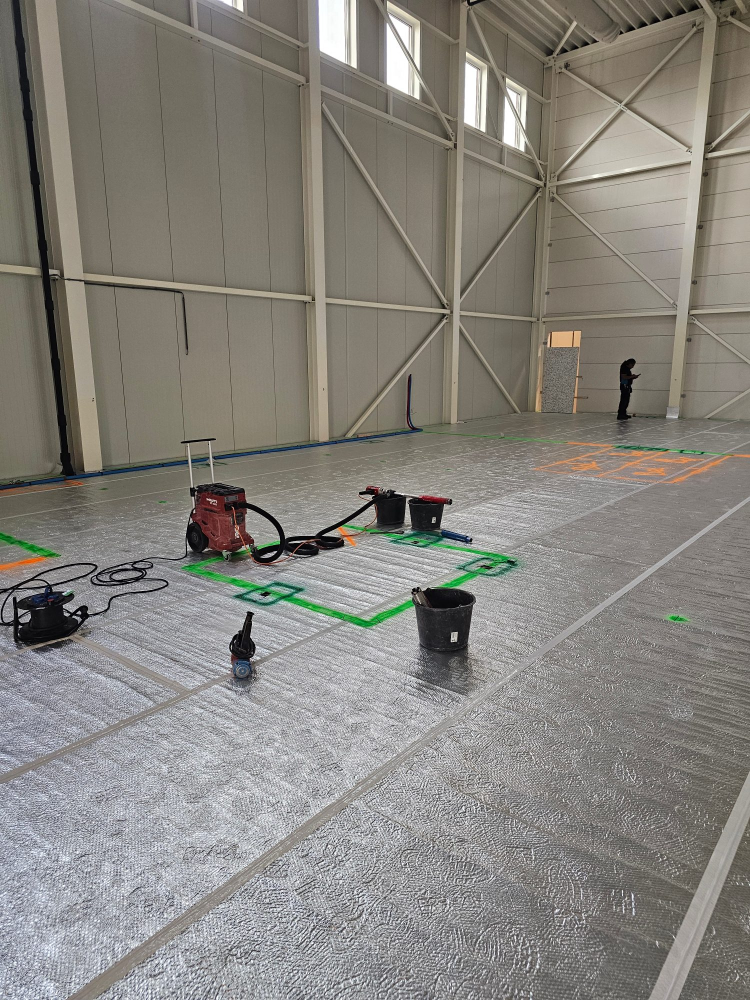
#> input picture bronmateriaal/projectfotos/bedrijfshal-berkel-en-rodenrijs/01.jpg, 1500 x 2000 px (shown at 1/2 size)
$ python projectfotos.py
#> lines starting #> are read from the running program, lines starting #| are printed output that depends on the picture
#!/usr/bin/env python3
"""Maakt de webversies van de projectfoto's.

Bron (onaangeroerd):  bronmateriaal/projectfotos/<project-id>/<nr>.jpg
Uitvoer (voor de site): static/img/projecten/<project-id>/<nr>-<code>-640.webp
                                                          <nr>-<code>-960.webp
                                                          <nr>-<code>-1280.webp
                                                          <nr>-<code>-groot.webp
                        static/img/projecten/fotos.json   (afmetingen en code per foto)

<code> is een korte vingerafdruk van de inhoud. Krijgt een nummer een andere
foto (de klant heeft de volgorde aangepast), dan krijgt die foto ook een andere
bestandsnaam en toont geen enkele browser of cache nog de oude foto. Webversies
die niet meer bij een bronfoto horen, worden opgeruimd.

De foto's worden alleen verkleind en als WebP opgeslagen: geen filters, geen
uitsneden. Opnamegegevens (EXIF) gaan niet mee naar de webversie.

Uitzondering (ONHERKENBAAR hieronder): op een foto van de kinderopvang hangt
een strook met portretfoto's, voornamen en geboortedata van kinderen. Die strook
wordt in de webversie onherkenbaar gemaakt. Het origineel van die foto staat
niet in de (openbare) repository (.gitignore); ontbreekt een origineel, dan
blijft de bestaande webversie staan.

Gebruik:  pip install pillow   en dan   python tools/projectfotos.py
Nieuwe foto's: zet ze in de bronmap als 01.jpg, 02.jpg, ... in de volgorde van
de klant, draai dit script en vul ze in bij PROJECTEN in app.py (nr + alt).
"""
import hashlib
import json
import re
import sys
from pathlib import Path

from PIL import Image, ImageOps

ROOT = Path(__file__).resolve().parent.parent
BRON = ROOT / "bronmateriaal" / "projectfotos"
DOEL = ROOT / "static" / "img" / "projecten"
BREEDTES = (640, 960, 1280)  # covers en kleinere schermen
GROOT_MAX = 2000            # langste zijde van de grote versie
KWALITEIT = 72

# (project-id, nr) -> vlakken (x0, y0, x1, y1) in pixels van het origineel die
# onherkenbaar worden gemaakt (persoonsgegevens van derden).
ONHERKENBAAR = {
    ("kinderopvang-partou", "02"): [(578, 806, 1056, 900)],
}
WEBVERSIE = re.compile(r"^\d+-[0-9a-f]{6}-(640|960|1280|groot)\.webp$")


def code(bron, vlakken):
    """Korte vingerafdruk van bronfoto + bewerking + instellingen."""
    h = hashlib.sha1(bron.read_bytes())
    h.update(repr((vlakken, BREEDTES, GROOT_MAX, KWALITEIT)).encode())
    return h.hexdigest()[:6]


def maak_onherkenbaar(im, vlakken):
    """Vervang elk vlak door grove blokken (mozaïek) met een lichte vervaging."""
    from PIL import ImageFilter
    for x0, y0, x1, y1 in vlakken:
        stuk = im.crop((x0, y0, x1, y1))
        b, h = stuk.size
        klein = stuk.resize((max(1, b // 44), max(1, h // 44)), Image.BOX)
        stuk = klein.resize((b, h), Image.NEAREST).filter(ImageFilter.GaussianBlur(6))
        im.paste(stuk, (x0, y0))
    return im


def opslaan(im, pad, breedte):
    """Schaal naar de gevraagde breedte (nooit vergroten) en sla op als WebP."""
    w, h = im.size
    if breedte < w:
        im = im.resize((breedte, round(h * breedte / w)), Image.LANCZOS)
    im.save(pad, "WEBP", quality=KWALITEIT, method=6)
    return im.size


def main():
    if not BRON.is_dir():
        sys.exit("Bronmap ontbreekt: {}".format(BRON))
    oud = {}
    if (DOEL / "fotos.json").exists():
        oud = json.loads((DOEL / "fotos.json").read_text())
    maten = {}
    totaal = 0
    for map_ in sorted(p for p in BRON.iterdir() if p.is_dir()):
        uit = DOEL / map_.name
        uit.mkdir(parents=True, exist_ok=True)
        maten[map_.name] = {}
        for bron in sorted(map_.glob("*.jpg")):
            nr = bron.stem
            vlakken = ONHERKENBAAR.get((map_.name, nr), [])
            c = code(bron, vlakken)
            im = ImageOps.exif_transpose(Image.open(bron)).convert("RGB")
#> im is the input picture: PIL image 1500x2000 RGB; mean R, G, B 134.8, 131.9, 126
            if vlakken:
                im = maak_onherkenbaar(im, vlakken)
            for b in BREEDTES:
                opslaan(im, uit / "{}-{}-{}.webp".format(nr, c, b), b)
#> this loop made 3 passes
#> pass 1, in opslaan, `im = im.resize((breedte, round(h * breedte / w)), Image.LANCZOS)`:
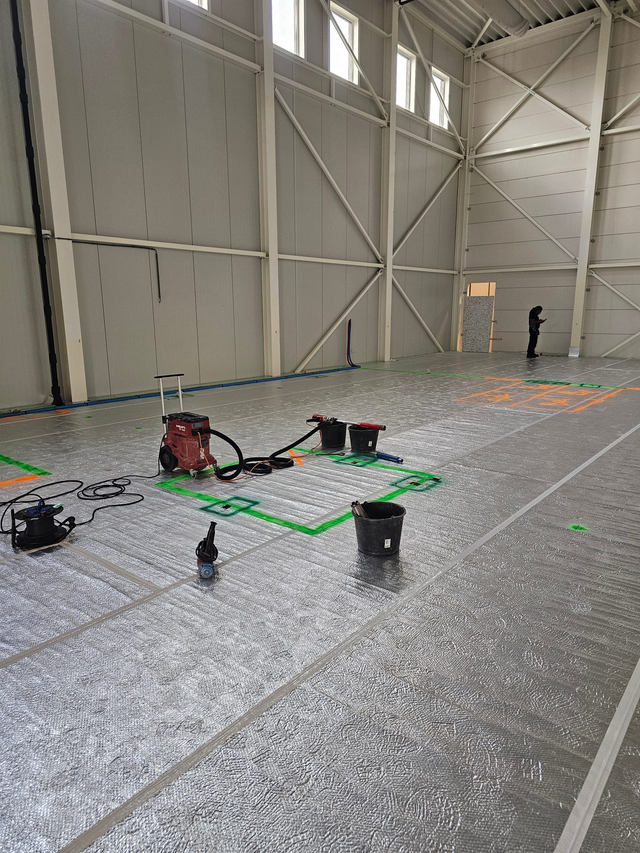
#> im: PIL image 640x853 RGB; mean R, G, B 134.8, 131.9, 126
            w, h = im.size
#> w = 1500; h = 2000
            schaal = min(1.0, GROOT_MAX / max(w, h))
#> schaal = 1
            gw, gh = opslaan(im, uit / "{}-{}-groot.webp".format(nr, c), round(w * schaal))
#> gw = 1500; gh = 2000
            maten[map_.name][nr] = [gw, gh, c]
            totaal += 1
        # origineel niet aanwezig (zie ONHERKENBAAR) maar webversie wel: laten staan
        for nr, maat in oud.get(map_.name, {}).items():
            if (nr not in maten[map_.name] and len(maat) > 2
                    and (uit / "{}-{}-groot.webp".format(nr, maat[2])).exists()):
                maten[map_.name][nr] = maat
#> this loop made 0 passes
#> after the loop, maten = 1 item
        # webversies die bij geen enkele foto meer horen opruimen
        nodig = {"{}-{}-".format(nr, m[2]) for nr, m in maten[map_.name].items()}
#> nodig = 3 items
        for f in uit.iterdir():
            if f.is_file() and WEBVERSIE.match(f.name) and f.name[:10] not in nodig:
                f.unlink()
        print("{:32s} {} foto's".format(map_.name, len(maten[map_.name])))
#| bedrijfshal-berkel-en-rodenrijs  3 foto's
    (DOEL / "fotos.json").write_text(json.dumps(maten, indent=1, sort_keys=True) + "\n")
    print("Klaar: {} foto's".format(totaal))


if __name__ == "__main__":
    main()
